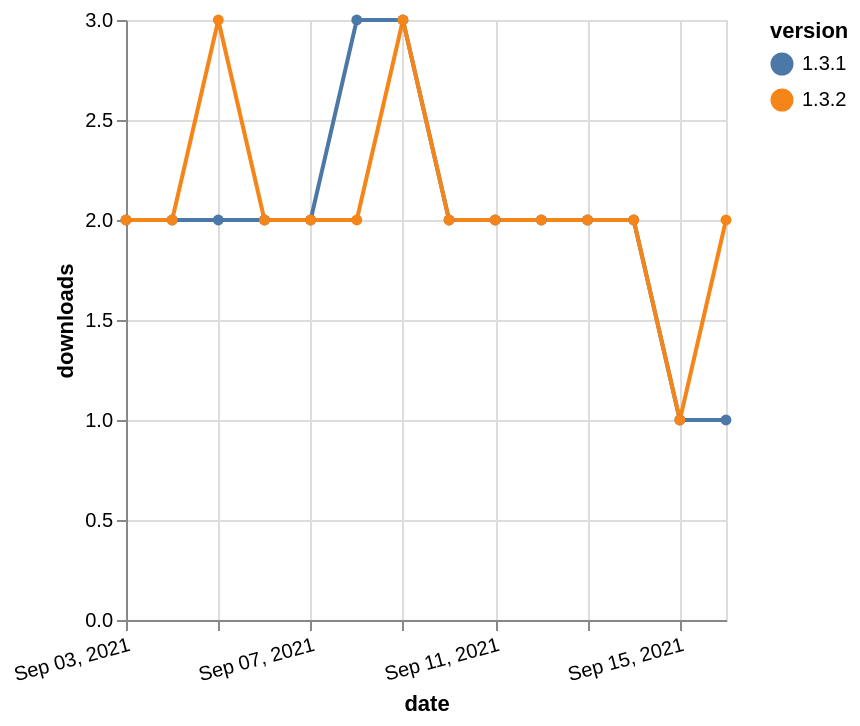

Write the Vega-Lite specification saved for this chart.
### Vega-Lite specification from a JSON file in a GitHub repository (floating-point values rounded to 4 significant figures)
{"$schema": "https://vega.github.io/schema/vega-lite/v5.json", "description": "A simple bar chart with embedded data.", "data": {"values": [{"date": "2021-09-03", "total": 2471, "delta": 2, "version": "1.3.1"}, {"date": "2021-09-04", "total": 2473, "delta": 2, "version": "1.3.1"}, {"date": "2021-09-05", "total": 2475, "delta": 2, "version": "1.3.1"}, {"date": "2021-09-06", "total": 2477, "delta": 2, "version": "1.3.1"}, {"date": "2021-09-07", "total": 2479, "delta": 2, "version": "1.3.1"}, {"date": "2021-09-08", "total": 2482, "delta": 3, "version": "1.3.1"}, {"date": "2021-09-09", "total": 2485, "delta": 3, "version": "1.3.1"}, {"date": "2021-09-10", "total": 2487, "delta": 2, "version": "1.3.1"}, {"date": "2021-09-11", "total": 2489, "delta": 2, "version": "1.3.1"}, {"date": "2021-09-12", "total": 2491, "delta": 2, "version": "1.3.1"}, {"date": "2021-09-13", "total": 2493, "delta": 2, "version": "1.3.1"}, {"date": "2021-09-14", "total": 2495, "delta": 2, "version": "1.3.1"}, {"date": "2021-09-15", "total": 2496, "delta": 1, "version": "1.3.1"}, {"date": "2021-09-16", "total": 2497, "delta": 1, "version": "1.3.1"}, {"date": "2021-09-03", "total": 2276, "delta": 2, "version": "1.3.2"}, {"date": "2021-09-04", "total": 2278, "delta": 2, "version": "1.3.2"}, {"date": "2021-09-05", "total": 2281, "delta": 3, "version": "1.3.2"}, {"date": "2021-09-06", "total": 2283, "delta": 2, "version": "1.3.2"}, {"date": "2021-09-07", "total": 2285, "delta": 2, "version": "1.3.2"}, {"date": "2021-09-08", "total": 2287, "delta": 2, "version": "1.3.2"}, {"date": "2021-09-09", "total": 2290, "delta": 3, "version": "1.3.2"}, {"date": "2021-09-10", "total": 2292, "delta": 2, "version": "1.3.2"}, {"date": "2021-09-11", "total": 2294, "delta": 2, "version": "1.3.2"}, {"date": "2021-09-12", "total": 2296, "delta": 2, "version": "1.3.2"}, {"date": "2021-09-13", "total": 2298, "delta": 2, "version": "1.3.2"}, {"date": "2021-09-14", "total": 2300, "delta": 2, "version": "1.3.2"}, {"date": "2021-09-15", "total": 2301, "delta": 1, "version": "1.3.2"}, {"date": "2021-09-16", "total": 2303, "delta": 2, "version": "1.3.2"}]}, "width": "container", "mark": {"type": "line", "point": {"filled": true}}, "encoding": {"x": {"field": "date", "type": "temporal", "timeUnit": "yearmonthdate", "title": "date", "axis": {"labelAngle": -15}}, "y": {"field": "delta", "type": "quantitative", "title": "downloads"}, "color": {"field": "version", "type": "nominal"}, "tooltip": {"field": "delta"}}}
